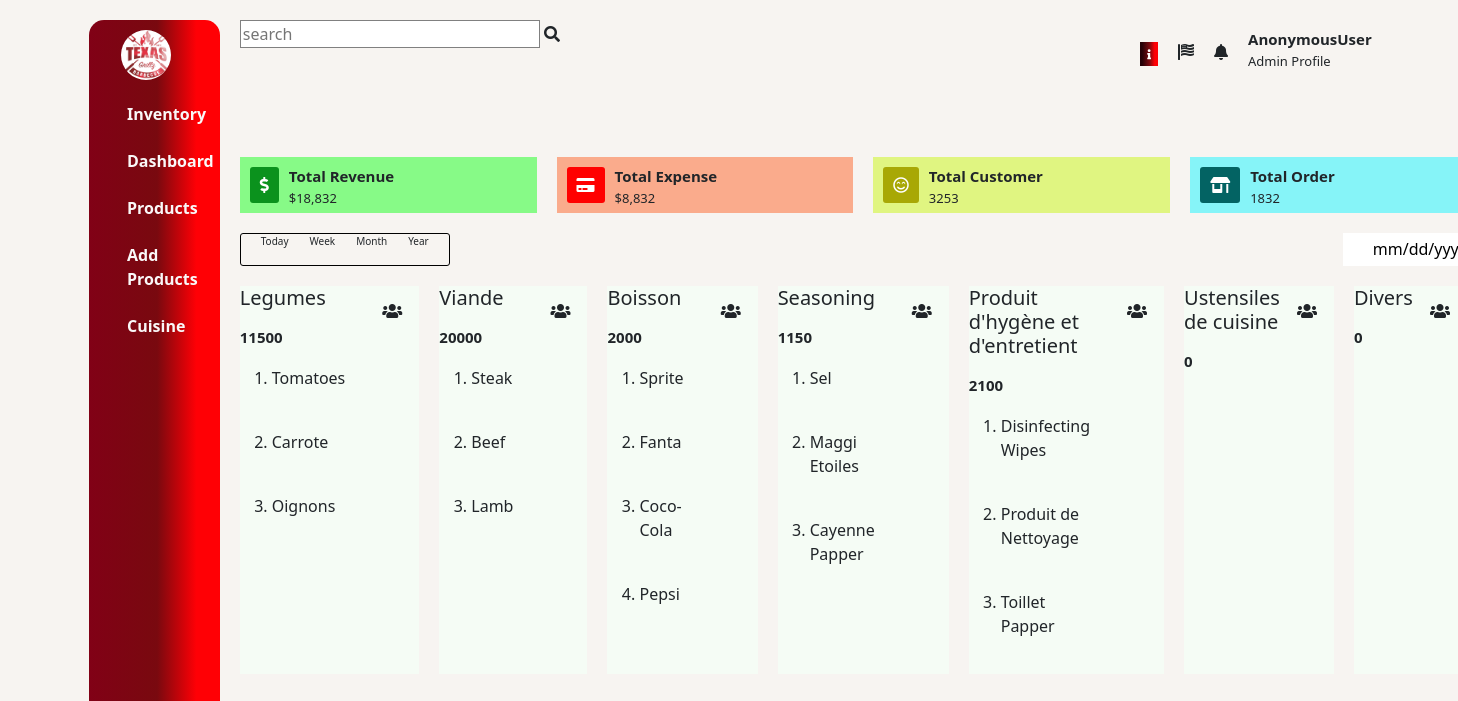
Screenshot of /texasgrillz/inventory/ with the database file from the repository.
### Resto/models.py (models this page shows, shortened)
class IventoryItemCategory(models.Model):
    name = models.CharField(max_length=150,null = True, blank = True)
    description = models.CharField(max_length=150,null = True, blank = True)
    date_created = models.DateTimeField(auto_now=True)
    def __str__(self):
        return self.name
    def total_spending_category(self):
        category = self.iventoryitem_set.all()
        spending = sum([item.prix for item in category])
        return spending
    def total_item_category(self):
        category = self.iventoryitem_set.all()
        count = len([item.name for item in category])
        return count

class IventoryItem(models.Model):
    name = models.CharField(max_length=150)
    description = models.CharField(max_length=150,null = True, blank = True)
    date_created = models.DateTimeField(auto_now=True)
    prix = models.IntegerField(blank=True)
    quantity = models.IntegerField(blank=True)
    category = models.ForeignKey(IventoryItemCategory,on_delete=CASCADE,blank=True,null=True)
    date_created = models.DateTimeField(auto_now=True)

### Resto/views.py (the view)
# urls.py: path('texasgrillz/inventory/',views.IventorySystem, name='inventory-texasgrillz'),
def IventorySystem(request):
    categories = IventoryItemCategory.objects.all()
    if request.method == 'POST':
        form = AddProducts(request.POST)
        if form.is_valid():
            product = form.cleaned_data.get('name')
            category = form.cleaned_data.get('category')
            messages.success(request,f'{product} added to your inventory')
            return HttpResponseRedirect(f'/texasgrillz/inventory/')
    else:
        form = AddProducts()
    context = {
        'categorie': categories,
        'form':AddProducts
    }
    return render(request,'Resto/IventorySystem.html',context)

### Resto/templates/Resto/IventorySystem.html (shortened to what this page needs)
{% load static %} {% load crispy_forms_tags %}
<!DOCTYPE html>
<html lang="en">
  <head>
    <link
      href="https://cdn.jsdelivr.net/npm/bootstrap@5.1.1/dist/css/bootstrap.min.css"
      rel="stylesheet"
    />
    <link rel="stylesheet" href="https://use.fontawesome.com/releases/v5.8.1/css/all.css" />
    <link rel="stylesheet" href="https://cdn.jsdelivr.net/npm/bootstrap-icons@1.5.0/font/bootstrap-icons.css" />
    <link rel="stylesheet" type="text/css" href="{% static 'Resto/CSS/dashbord.css' %}" />
    <link
      rel="stylesheet"
      href="https://pro.fontawesome.com/releases/v5.10.0/css/all.css"
    />
  </head>
  <body>
    <div class="container">
      <aside class="sidebar">
        <ul id="sidebar-menu">
          <img src="{% static 'Resto/TexasGrillzLogo.jpeg' %}" height="50px" width="50px" style="border-radius: 50%" alt="" />
          <div class="tab">
            <button class="tablinks" onclick="openTab(event, 'Categories')">Inventory</button>
            <button class="tablinks" onclick="openTab(event, 'Dashboard')">Dashboard</button>
            <button class="tablinks" onclick="openTab(event, 'Products')">Products</button>
            <button class="tablinks" onclick="openTab(event, 'AddProducts')">Add Products</button>
            <button onclick="location.href ='/texasgrillz/cuisine/'">Cuisine</button>
          </div>
        </ul>
      </aside>
      <header>
        <div class="nav">
          <div class="inpt">
            <input type="text" id="search" placeholder="search" />
            <i class="fas fa-search"></i>
          </div>
          <div class="right">
            <ul>
              <li><i class="fas fa-info"></i></li>
              <li><i class="fas fa-flag-usa"></i></li>
              <li><i class="fas fa-bell"></i></li>
            </ul>
            <div class="info">
              <h3>{{request.user}}</h3>
              <span>Admin Profile</span>
            </div>
          </div>
        </div>
      </header>
      <div class="col-12">
      </div>
      <main>
        <div id="Categories" class="tabcontent">
          <div class="first">
            <div class="child1">
              <i class="fas fa-dollar-sign"></i>
              <div class="data">
                <h3>Total Revenue</h3>
                <span>$18,832</span>
              </div>
            </div>
            <div class="child2">
              <i class="fas fa-credit-card"></i>
              <div class="data">
                <h3>Total Expense</h3>
                <span>$8,832</span>
              </div>
            </div>
            <div class="child3">
              <i class="far fa-smile-beam"></i>
              <div class="data">
                <h3>Total Customer</h3>
                <span>3253</span>
              </div>
            </div>
            <div class="child4">
              <i class="fas fa-store-alt"></i>
              <div class="data">
                <h3>Total Order</h3>
                <span>1832</span>
              </div>
            </div>
          </div>
          <div class="second">
            <div class="second-date">
              <p>Today</p>
              <p>Week</p>
              <p>Month</p>
              <p>Year</p>
            </div>
            <input type="date" id="dt" />
          </div>
          <div class="third">
            {% for cat in categorie %}
            <div class="cat{{cat.id}}">
              <div class="item1">
                <h5>{{cat.name}}</h5>
                <h3>{{cat.total_spending_category}}</h3>
                <ol>
                  {% for catitem in cat.iventoryitem_set.all %}
                  <li>{{catitem.name}}</li>
                  {% endfor %}
                </ol>
              </div>
              <i class="fas fa-users"></i>
            </div>
            {% endfor %}
          </div>
        </div>
      </main>
    </div>
  </body>
</html>

### Resto/static/Resto/CSS/dashbord.css (style rules this page uses)
body { background-color: rgb(247, 244, 241); margin: 0; padding: 0; }
.container { padding: 20px; display: grid; grid-template-columns: auto 90%; grid-template-rows: 8% 10% auto 10% 10%; grid-template-areas: "sidebar header" "sidebar main" "sidebar main" "sidebar main" "sidebar main"; }
header { grid-area: header; padding-left: 20px; }
.nav { display: flex; justify-content: space-between; }
ul { display: flex; list-style: none; height: 50px; margin-top: 0; }
li { padding: 20px; padding-left: 0; }
.right { display: flex; }
#search { position: relative; width: 300px; outline: none; border: .2px solid gray; }
h3 { font-size: 10px; }
span { font-size: 13px; }
.fa-info { background: rgb(36,0,6); background: linear-gradient(90deg, rgba(36,0,6,1) 11%, rgba(121,9,15,1) 52%, rgba(255,0,5,1) 82%); padding: 7px; font-size: 10px; color: white; }
.sidebar { grid-area: sidebar; background: rgb(129,1,22); background: linear-gradient(90deg, rgba(129,1,22,1) 0%, rgba(121,9,15,1) 52%, rgba(255,0,5,1) 82%); height: 95vh; border-radius: 15px; }
#sidebar-menu { flex-direction: column; color: white; }
h3 { margin: 0; padding-top: 10px; font-weight: bold; font-size: 15px; }
main { display: grid; grid-template-columns: 1fr; grid-template-areas: "first" "second" "third" "fourth" ; gap: 20px; padding-left: 20px; }
.first { grid-area: first; display: grid; grid-template-columns: repeat(4, 1fr); grid-template-rows: 1fr; gap: 20px; }
.child1 { background-color: rgb(135, 250, 135); display: flex; }
.child2 { background-color: rgb(250, 171, 140); display: flex; }
.child3 { background-color: rgb(224, 245, 129); display: flex; }
.child4 { background-color: rgb(134, 244, 248); display: flex; }
.second { grid-area: second; display: flex; justify-content: space-between; padding-top: 20px; }
.third { grid-area: third; display: grid; grid-template-columns: repeat(8, 1fr); grid-template-rows: 1fr; grid-template-areas: "cat1 cat2 cat3 cat4 cat5 cat6 cat7 cat8"; gap: 20px; padding-top: 20px; }
.cat1 { grid-area: cat1; background-color: rgb(245, 252, 245); display: flex; }
.cat2 { grid-area: cat2; background-color: rgb(245, 252, 245); display: flex; }
.cat3 { grid-area: cat3; background-color: rgb(245, 252, 245); display: flex; }
.cat4 { grid-area: cat4; background-color: rgb(245, 252, 245); display: flex; }
.cat5 { grid-area: cat5; background-color: rgb(245, 252, 245); display: flex; }
.cat6 { grid-area: cat6; background-color: rgb(245, 252, 245); display: flex; }
.cat7 { grid-area: cat7; background-color: rgb(245, 252, 245); display: flex; }
.data { text-align: left; }
.second-date { display: flex; padding: 0 20px; justify-content: space-between; width: 210px; font-size: 10px; border: 1px solid black; text-align: left; border-radius: 3px; }
#dt { text-align: right; border: none; }
.fa-dollar-sign, .fa-credit-card, .fa-smile-beam, .fa-store-alt { padding: 10px; margin: 10px; color: white; border-radius: 3px; }
.fa-dollar-sign { background-color: rgb(11, 146, 29); }
.fa-credit-card { background-color: red; }
.fa-smile-beam { background-color: rgb(168, 168, 5); }
.fa-store-alt { background-color: rgb(3, 99, 99); }
.fa-users { padding: 7px; margin: 10px; }
img { margin-top: 10px; object-position: center; }
* { box-sizing: border-box }
.tab button { display: block; background-color: inherit; color: rgb(250, 248, 248); padding-top: 22px; width: 100%; border: none; outline: none; text-align: left; cursor: pointer; transition: 0.3s; font-weight: bold; }

### rows the page displays
IventoryItemCategory: name "Legumes", total_spending_category "11500"
IventoryItem: name "Tomatoes"
IventoryItem: name "Carrote"
IventoryItem: name "Oignons"
IventoryItemCategory: name "Viande", total_spending_category "20000"
IventoryItem: name "Steak"
IventoryItem: name "Beef"
IventoryItem: name "Lamb"
IventoryItemCategory: name "Boisson", total_spending_category "2000"
IventoryItem: name "Sprite"
IventoryItem: name "Fanta"
IventoryItem: name "Coco-Cola"
IventoryItem: name "Pepsi"
IventoryItemCategory: name "Seasoning", total_spending_category "1150"
IventoryItem: name "Sel"
IventoryItem: name "Maggi Etoiles"
IventoryItem: name "Cayenne Papper"
IventoryItemCategory: name "Produit d'hygène et d'entretient", total_spending_category "2100"
IventoryItem: name "Disinfecting Wipes"
IventoryItem: name "Produit de Nettoyage"
IventoryItem: name "Toillet Papper"
IventoryItemCategory: name "Ustensiles de cuisine", total_spending_category "0"
IventoryItemCategory: name "Divers", total_spending_category "0"

### other values shown
{{ request.user }} "AnonymousUser"
